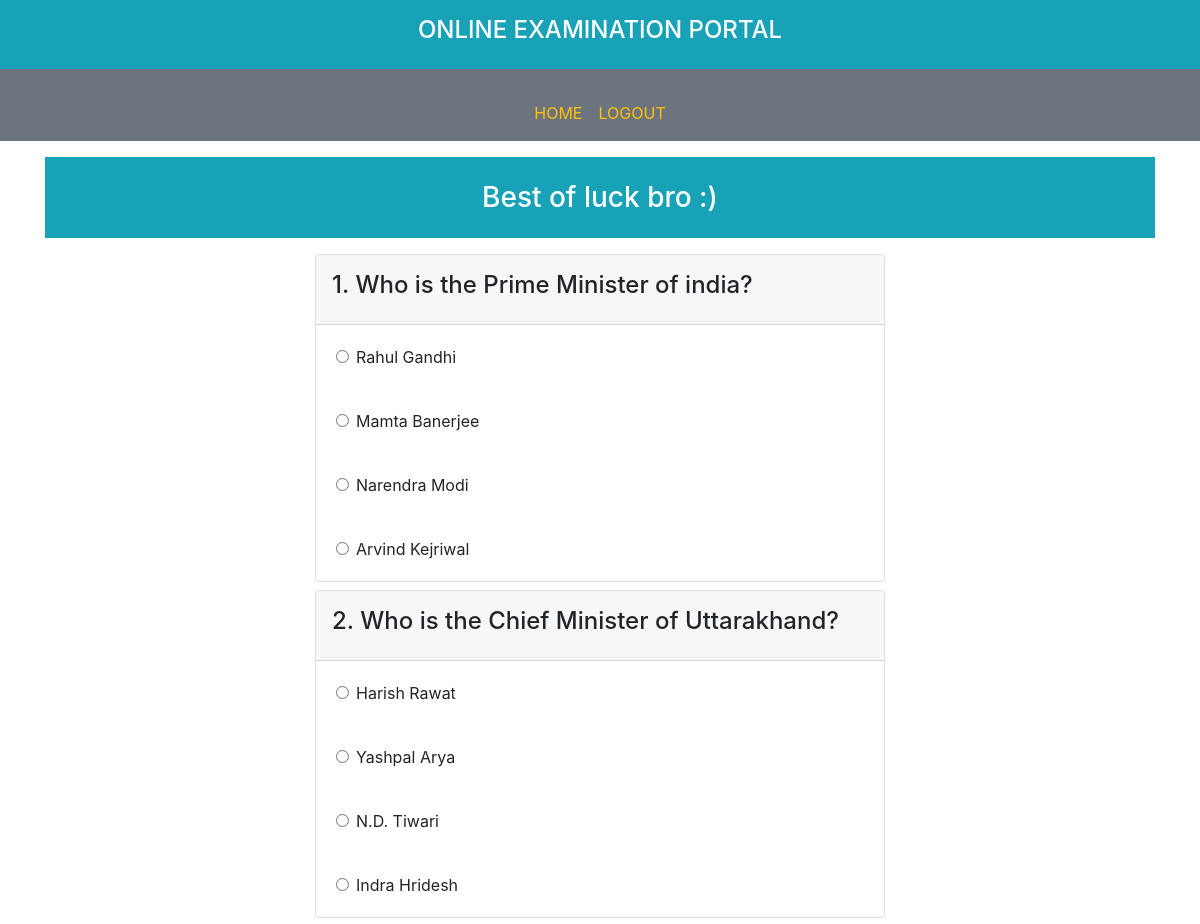
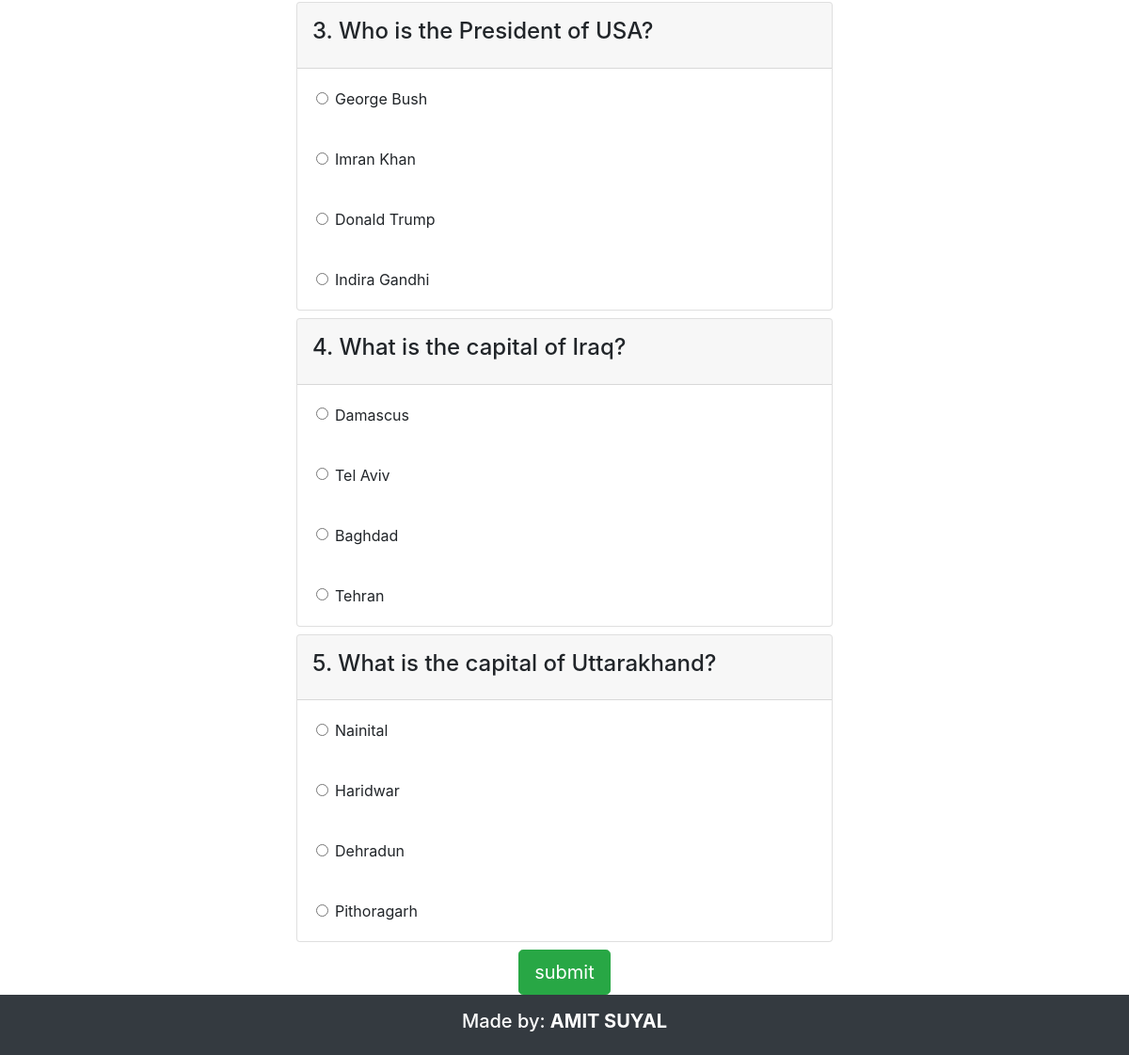
Screenshot of /subject_quiz.php (signed in) with the database file from the repository (2 pictures, top to bottom).
### tables this page shows
CREATE TABLE `questions` (
  `ques_id` int(255) NOT NULL,
  `question` varchar(600) NOT NULL,
  `answer_id` int(255) NOT NULL
);

CREATE TABLE `answers` (
  `ans_id` int(255) NOT NULL,
  `answer` varchar(600) NOT NULL,
  `answer_id` int(255) NOT NULL
);

### subject_quiz.php (the view, shortened to what this page needs)
<?php
include('header.php');
include('usernav.php');
?>
<div class="container mt-3 mb-3 ">
	<h3 class="p-4 text-center bg-info text-white">Best of luck bro :)</h3>
</div>
<div class="row w-100 m-auto">
	<div class="col-md-6 col-lg-6 m-auto">
			<form method="post" action="check.php">
				<?php
				for($i=1;$i<6;$i++)
				{
				$q="SELECT * from questions where ques_id='$i'";
				$exec=mysqli_query($con,$q);
				while($fetch=mysqli_fetch_assoc($exec))
				{
				?>
				<div class="card mb-2">
		<div class="card-header p-3">
			<h4><?php echo $fetch['ques_id'];?>. <?php echo $fetch['question'];?></h4>
		</div>
		<?php
				$query="SELECT * from answers where answer_id='$i'";
				$data=mysqli_query($con,$query);
				while($fetch1=mysqli_fetch_assoc($data))
				{
				?>
		<div class="card-body">
		<div class="form-check">
		<input type="radio" name="checkradio[<?php echo $fetch1['answer_id'];?>]" value="<?php echo $fetch1['ans_id'];  ?>" class="form-check-input radio"><label class="form-check-label"><?php echo $fetch1['answer'];?></label>
	    </div>
	    </div>
	    <?php
	}
	    ?>
		</div>
		<?php
	    }
	    }
	    ?>
	    <input type="submit" name="submit" value="submit" class="btn btn-success btn-lg d-block m-auto">
	   </form>
		</div>
	</div>
<?php
include("footer.php");
?>

### header.php (shortened to what this page needs)
<!DOCTYPE html>
<html>
<head>
	<link rel="stylesheet" href="https://maxcdn.bootstrapcdn.com/bootstrap/4.1.3/css/bootstrap.min.css">
  <link rel="stylesheet" href="https://use.fontawesome.com/releases/v5.5.0/css/all.css">
</head>
<body>
<div class="bg-info">
	<div class="container text-center m-auto p-3">
    <h4 class="text-center text-white" >ONLINE EXAMINATION PORTAL</h4>
  </div>
</div>

### usernav.php (shortened to what this page needs)
<nav class="navbar navbar-expand-sm navbar-dark bg-secondary pt-4">
<div class="container ">
	<ul class="navbar-nav m-auto">
		<li class="nav-item"><a class="nav-link text-warning" href="loginwelcome.php">HOME</a></li>
		<li class="nav-item"><a class="nav-link text-warning" href="logout.php">LOGOUT</a></li>
	</ul>
</div>
</nav>

### footer.php
<footer class="bg-dark text-white text-center p-3">
<h5>Made by: <span class="font-weight-bold">AMIT SUYAL</span></h5>
</footer>
</body>
</html>

### rows the page displays
questions: ques_id "1", question "Who is the Prime Minister of india?"
answers: answer "Rahul Gandhi"
answers: answer "Mamta Banerjee"
answers: answer "Narendra Modi"
answers: answer "Arvind Kejriwal"
questions: ques_id "2", question "Who is the Chief Minister of Uttarakhand?"
answers: answer "Harish Rawat"
answers: answer "Yashpal Arya"
answers: answer "N.D. Tiwari"
answers: answer "Indra Hridesh"
questions: ques_id "3", question "Who is the President of USA?"
answers: answer "George Bush"
answers: answer "Imran Khan"
answers: answer "Donald Trump"
answers: answer "Indira Gandhi"
questions: ques_id "4", question "What is the capital of Iraq?"
answers: answer "Damascus"
answers: answer "Tel Aviv"
answers: answer "Baghdad"
answers: answer "Tehran"
questions: ques_id "5", question "What is the capital of Uttarakhand?"
answers: answer "Nainital"
answers: answer "Haridwar"
answers: answer "Dehradun"
answers: answer "Pithoragarh"
